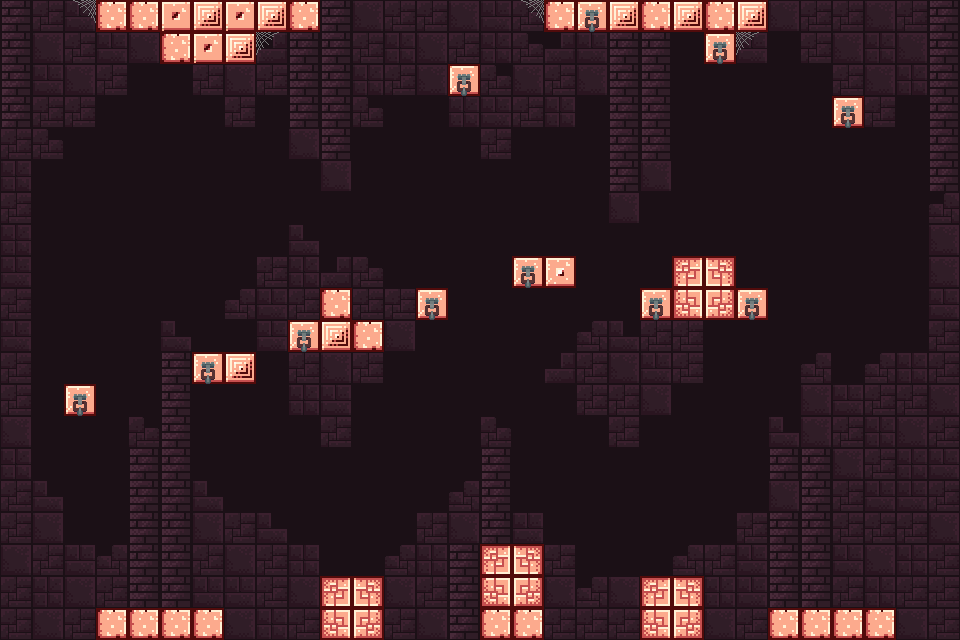

This game map was drawn from its Tiled (.tmx) file and the tilesets committed beside it. A one-line description and the trimmed map source follow:
An orthogonal 30x20 tile map with 32x32 px tiles, 2 tile layers (bg, tile) and 63 objects.

<map version="1.0" orientation="orthogonal" renderorder="right-down" width="30" height="20" tilewidth="32" tileheight="32" nextobjectid="79">
 <tileset firstgid="1" name="tileSet" tilewidth="32" tileheight="32" spacing="2" margin="1" tilecount="105" columns="15">
  <image source="tileSet.png" width="512" height="256" />
 </tileset>
 <layer name="bg" width="30" height="20">
  <data>[600 cells, 600 non-empty, 10 distinct tile ids]</data>
 </layer>
 <layer name="tile" width="30" height="20">
  <data>[600 cells, 66 non-empty, 14 distinct tile ids]</data>
 </layer>
 <objectgroup name="Polyline">
  <object id="42" x="96" y="640">
   <polyline points="0,0 0,-32 128,-32 128,0" />
  </object>
  <object id="43" x="320" y="640">
   <polyline points="0,0 0,-64 64,-64 64,0" />
  </object>
  <object id="44" x="480" y="640">
   <polyline points="0,0 0,-96 64,-96 64,0" />
  </object>
  <object id="45" x="640" y="640">
   <polyline points="0,0 0,-64 64,-64 64,0" />
  </object>
  <object id="46" x="768" y="640">
   <polyline points="0,0 0,-32 128,-32 128,0" />
  </object>
  <object id="47" x="704" y="320">
   <polyline points="0,0 -32,0 -32,-64 32,-64 32,0 0,0" />
  </object>
  <object id="48" x="544" y="256">
   <polyline points="0,0 0,32 32,32 32,0 0,0" />
  </object>
  <object id="50" x="256" y="384">
   <polyline points="0,0 0,-32 -32,-32 -32,0 0,0" />
  </object>
  <object id="51" x="768" y="0">
   <polyline points="0,0 0,32 -160,32 -160,0 -192,0 -192,32 -224,32 -224,0" />
  </object>
  <object id="54" x="352" y="352">
   <polyline points="0,0 -32,0 -32,-64 0,-64 0,-32 32,-32 32,0 0,0" />
  </object>
 </objectgroup>
 <objectgroup name="Chain">
  <object id="68" x="64" y="384" width="32" height="32" />
  <object id="69" x="192" y="352" width="32" height="32" />
  <object id="70" x="288" y="320" width="32" height="32" />
  <object id="71" x="416" y="288" width="32" height="32" />
  <object id="72" x="512" y="256" width="32" height="32" />
  <object id="73" x="640" y="288" width="32" height="32" />
  <object id="74" x="736" y="288" width="32" height="32" />
  <object id="75" x="832" y="96" width="32" height="32" />
  <object id="76" x="704" y="32" width="32" height="32" />
  <object id="77" x="576" y="0" width="32" height="32" />
  <object id="78" x="448" y="64" width="32" height="32" />
 </objectgroup>
 <objectgroup name="Actor">
  <object id="64" x="64" y="448" width="32" height="32" />
 </objectgroup>
 <objectgroup name="Pad">
  <object id="7" x="832" y="576" width="32" height="32" />
 </objectgroup>
 <objectgroup name="Spike">
  <object id="1" x="320" y="544" width="32" height="32" />
  <object id="2" x="352" y="544" width="32" height="32" />
  <object id="3" x="480" y="512" width="32" height="32" />
  <object id="4" x="512" y="512" width="32" height="32" />
  <object id="5" x="640" y="544" width="32" height="32" />
  <object id="6" x="672" y="544" width="32" height="32" />
  <object id="8" x="800" y="576" width="32" height="32" />
  <object id="30" x="352" y="288" width="32" height="32" />
  <object id="31" x="320" y="256" width="32" height="32" />
  <object id="32" x="288" y="288" width="32" height="32" />
  <object id="34" x="160" y="576" width="32" height="32" />
  <object id="35" x="192" y="576" width="32" height="32" />
  <object id="36" x="96" y="576" width="32" height="32" />
  <object id="39" x="672" y="32" width="32" height="32" rotation="180" />
  <object id="40" x="640" y="32" width="32" height="32" rotation="180" />
 </objectgroup>
 <objectgroup name="Fire">
  <object id="25" x="544" y="224" width="32" height="32" />
  <object id="26" x="672" y="224" width="32" height="32" />
  <object id="27" x="704" y="224" width="32" height="32" />
 </objectgroup>
 <objectgroup name="Lava">
  <object id="9" x="704" y="608" width="32" height="32" />
  <object id="10" x="736" y="608" width="32" height="32" />
  <object id="11" x="896" y="608" width="32" height="32" />
  <object id="12" x="928" y="608" width="32" height="32" />
  <object id="13" x="544" y="608" width="32" height="32" />
  <object id="14" x="576" y="608" width="32" height="32" />
  <object id="15" x="608" y="608" width="32" height="32" />
  <object id="16" x="416" y="608" width="32" height="32" />
  <object id="17" x="448" y="608" width="32" height="32" />
  <object id="18" x="384" y="608" width="32" height="32" />
  <object id="19" x="288" y="608" width="32" height="32" />
  <object id="20" x="256" y="608" width="32" height="32" />
  <object id="21" x="224" y="608" width="32" height="32" />
  <object id="22" x="64" y="608" width="32" height="32" />
  <object id="23" x="32" y="608" width="32" height="32" />
  <object id="24" x="0" y="608" width="32" height="32" />
 </objectgroup>
 <objectgroup name="Explosive">
  <object id="29" x="640" y="256" width="32" height="32" />
  <object id="33" x="224" y="320" width="32" height="32" />
  <object id="37" x="128" y="576" width="32" height="32" />
  <object id="38" x="416" y="256" width="32" height="32" />
 </objectgroup>
 <objectgroup name="Portal">
  <object id="66" x="288" y="128" width="32" height="32">
   <ellipse />
  </object>
 </objectgroup>
 <objectgroup name="ArrowA">
  <object id="67" x="832" y="512" width="32" height="32">
   <ellipse />
  </object>
 </objectgroup>
 <objectgroup name="ArrowB" />
</map>
